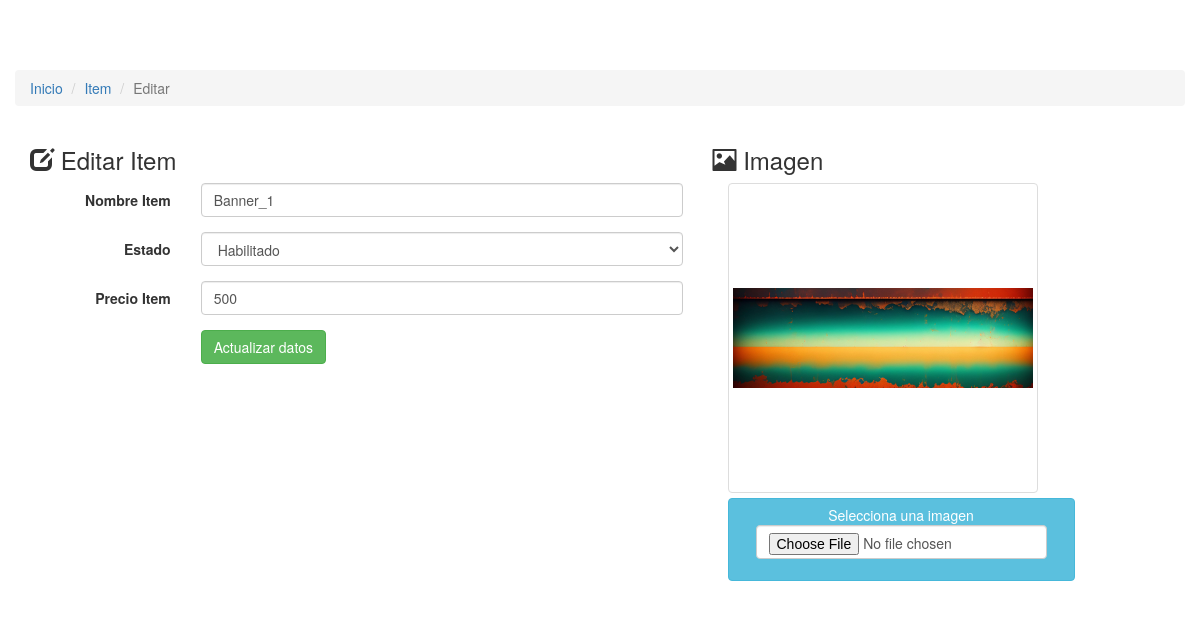
The page /admin/edit_items.php?id=20 on the database its author committed.
### tables this page shows
CREATE TABLE `items` (
  `iditem` int(11) NOT NULL,
  `nombre_item` varchar(255) NOT NULL,
  `idestado` int(11) NOT NULL,
  `precio` int(11) NOT NULL,
  `imagen_item` varchar(255) NOT NULL,
  `idtienda` int(11) NOT NULL
);

### admin/edit_items.php (the view, shortened to what this page needs)
<?php
include ("../conexion.php");
$SELECT=mysqli_query($conexion, "SELECT * FROM estados");
$iditem=$_GET['id'];
$sql=mysqli_query($conexion,"SELECT * FROM items WHERE iditem='$iditem' limit 0,1");
while($rw=mysqli_fetch_array($sql)){
$nombre_item=$rw['nombre_item'];
$imagen_item=$rw['imagen_item'];
$idestado=$rw['idestado'];
$precio=$rw['precio'];
}
?>
<!DOCTYPE html>
<html lang="en">
  <head>
	<link rel="stylesheet" href="https://maxcdn.bootstrapcdn.com/bootstrap/3.3.5/css/bootstrap.min.css">
    <link href="css/navbar-fixed-top.css" rel="stylesheet">
	<link href="css/preview-image.css" rel="stylesheet">
  </head>
  <body>
    <div class="container">
      <div class="row">
	   <ol class="breadcrumb">
		  <li><a href="../inicio.php">Inicio</a></li>
		  <li><a href="itemlist.php">Item</a></li>
		  <li class="active">Editar</li>
		</ol>
		 <div class="col-md-7">
		 <h3 ><span class="glyphicon glyphicon-edit"></span> Editar Item</h3>
		 <form action="abm_items.php" class="form-horizontal"  method="POST" enctype="multipart/form-data">
			  <div class="form-group">
				<label for="nombre_item" class="col-sm-3 control-label">Nombre Item</label>
				<div class="col-sm-9">
				  <input type="text" class="form-control" id="nombre_item" value="<?php echo $nombre_item;?>" required name="nombre_item">
				</div>
			  </div>
			  <div class="form-group">
				<label for="idestado" class="col-sm-3 control-label">Estado</label>
				<div class="col-sm-9">
				<select class="form-control" id="estado" required name="estado">
					<?php
					while($r=mysqli_fetch_array($SELECT)){
					?>
					<option value="<?php echo $r['idestado'];?>" <?php  if($idestado==$r['idestado']){ echo'selected';}?>>  <?php echo $r['descripcion'] ?>  </option>
					<?php
					}
				?>
				 </select>
				</div>
			  </div>
			  <div class="form-group">
				<label for="precio" class="col-sm-3 control-label">Precio Item</label>
				<div class="col-sm-9">
				  <input type="text" class="form-control" id="precio" value="<?php echo $precio;?>" required name="precio">
				</div>
			  </div>
			  <div class="form-group">
				<div class="col-sm-offset-3 col-sm-9">
				  <button name="update" id="update" value="update" type="submit" class="btn btn-success">Actualizar datos</button>
				</div>
			  </div>
		</div>
		<div class="col-md-5">
		 <h3 ><span class="glyphicon glyphicon-picture"></span> Imagen</h3>
			<div class="form-group">
				<div class="col-sm-12">
				 <div class="fileinput fileinput-new" data-provides="fileinput">
								  <div class="fileinput-new thumbnail" style="max-width: 100%;" >
									  <img class="img-rounded" src="../img/item/<?php echo $imagen_item;?>" />
								  </div>
								  <div>
									<span class="btn btn-info btn-file"><span class="fileinput-new">Selecciona una imagen</span>
									<div class="form-row">
                                	<div class="form-group col-md-12">
                                     <input type="file" name="imagen" class="form-control" id="imagen" >
                                	</div>
                        			</div>
								  </div>
					</div>
				</div>
			  </div>
		</div>
    </div>
	</div>
  </body>
</html>

### admin/css/navbar-fixed-top.css (style rules this page uses)
body { min-height: 200px; padding-top: 70px; }

### admin/css/preview-image.css (style rules this page uses)
.btn-file { position: relative; overflow: hidden; vertical-align: middle; }
.fileinput { display: inline-block; margin-bottom: 9px; }
.fileinput .form-control { display: inline-block; padding-top: 7px; padding-bottom: 5px; margin-bottom: 0; vertical-align: middle; cursor: text; }
.fileinput .thumbnail { display: inline-block; margin-bottom: 5px; overflow: hidden; text-align: center; vertical-align: middle; }
.fileinput .thumbnail > img { max-height: 100%; }
.fileinput .btn { vertical-align: middle; }

### rows shown on the page
items: nombre_item "Banner_1", precio "500", imagen_item (picture)

### other values the page prints
form field estado "Habilitado"
